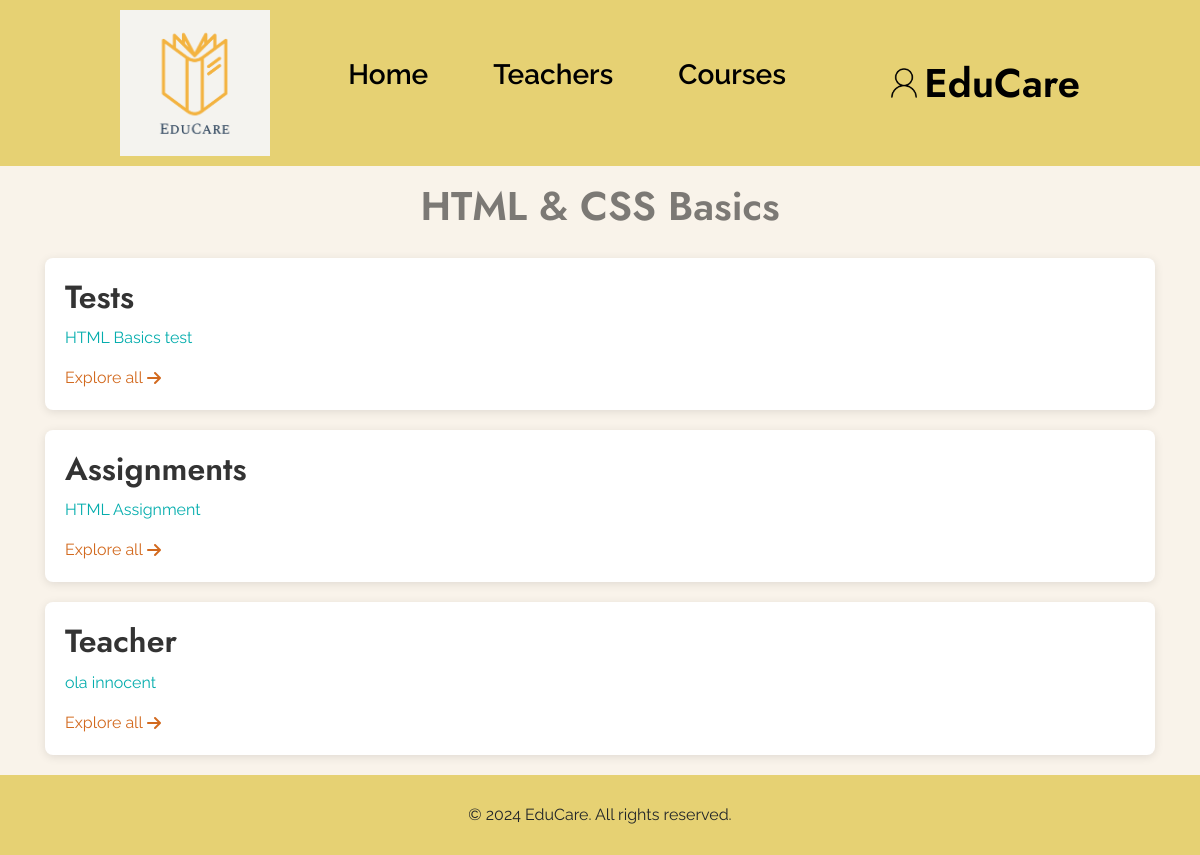
The app's page /user/userassiandtest.php?course_id=26 (signed in) with its own data.
### tables this page shows
CREATE TABLE `courses` (
  `id` int(11) NOT NULL,
  `course_title` varchar(255) NOT NULL,
  `course_desc` text NOT NULL,
  `cat_id` int(11) NOT NULL,
  `teacher_Id` int(11) NOT NULL
);

CREATE TABLE `tests` (
  `id` int(11) NOT NULL,
  `test_title` varchar(255) NOT NULL,
  `test_desc` varchar(255) NOT NULL,
  `test_file` text NOT NULL,
  `teacher_id` int(11) NOT NULL,
  `course_id` int(11) NOT NULL
);

CREATE TABLE `assignments` (
  `id` int(11) NOT NULL,
  `asgmt_title` varchar(255) NOT NULL,
  `asgmt_desc` text NOT NULL,
  `asgmt_file` text NOT NULL,
  `teacher_id` int(11) NOT NULL,
  `course_id` int(11) NOT NULL
);

CREATE TABLE `users` (
  `id` int(11) NOT NULL,
  `fname` varchar(255) NOT NULL,
  `lname` varchar(255) NOT NULL,
  `email` varchar(255) NOT NULL,
  `password` varchar(255) NOT NULL,
  `user_type` enum('admin','teacher','student') NOT NULL DEFAULT 'student',
  `bio` text DEFAULT NULL,
  `course_id` int(11) DEFAULT NULL
);

### user/userassiandtest.php (the view, shortened to what this page needs)
<?php
require_once '../core/database.php';
$course_id = $_GET['course_id'];
$getCourseTitle_Q = $con->query("SELECT `course_title` FROM `courses` WHERE `id`='$course_id'");
$getCourseTitle = mysqli_fetch_object($getCourseTitle_Q);
?>
<!DOCTYPE html>
<html lang="en">
<head>
    <?php include_once './includes/style_links.php'; ?>
    <link rel="stylesheet" href="style.css">
    <link rel="stylesheet" href="css/custom.min.css">
</head>
<body id="test-list-page">
    <?php include './includes/header.php'; ?>
    <div class="container">
        <div class="row">
            <div class="col-12 mt-3">
                <h1 class="text-center text-black-50"><?= $getCourseTitle->course_title ?></h1>
            </div>
        </div>
        <section id="tests">
            <h2>Tests</h2>
            <ul>
                <?php
                $con->next_result();
                $testAvailable = 0;
                $get_test_Q = $con->query("CALL `get_test_by_course_id`($course_id)");
                if (mysqli_num_rows($get_test_Q) > 0):
                    $testAvailable = 1;
                    while ($test_list = mysqli_fetch_object($get_test_Q)):
                ?>
                        <li><a href="#!" class="test_id" data-toggle="modal" data-target="#testInfo" data-id="<?= $test_list->test_id ?>"><?= $test_list->test_title ?></a></li>
                <?php endwhile;
                else:
                    echo '<li>No Test Available.</li>';
                endif;
                $con->next_result(); ?>
            </ul>
            <?php if ($testAvailable == 1): ?>
                <a class="d-flex align-items-center" href="testcontent.html">Explore all&nbsp;<i class="fas fa-arrow-right"></i></a>
            <?php endif; ?>
        </section>
        <section id="assignments">
            <h2>Assignments</h2>
            <ul>
                <?php
                $asgmtAvailable = 0;
                $get_asgmt_Q = $con->query("CALL `get_asgmt_by_course_id`($course_id)");
                if (mysqli_num_rows($get_asgmt_Q) > 0):
                    $asgmtAvailable = 1;
                    while ($asgmt_list = mysqli_fetch_object($get_asgmt_Q)):
                ?>
                        <li><a href="#!" class="asgmt_id" data-toggle="modal" data-target="#testInfo" data-id="<?= $asgmt_list->asgmt_id ?>"><?= $asgmt_list->asgmt_title ?></a></li>
                <?php endwhile;
                else:
                    echo '<li>No Assignment Available.</li>';
                endif;
                $con->next_result(); ?>
            </ul>
            <?php if ($asgmtAvailable == 1): ?>
                <a class="d-flex align-items-center" href="assicontent.html">Explore all&nbsp;<i class="fas fa-arrow-right"></i></a>
            <?php endif; ?>
        </section>
        <section id="teachers">
            <h2>Teacher</h2>
            <ul>
                <?php
                $teacherAvailable = 0;
                $get_teacher_Q = $con->query("CALL `get_teachers_by_course_id`($course_id)");
                if (mysqli_num_rows($get_teacher_Q) > 0):
                    $teacherAvailable = 1;
                    while ($teacher_list = mysqli_fetch_object($get_teacher_Q)):
                ?>
                        <li><a href="#!" class="teacher_id" data-id="<?= $teacher_list->teacher_id ?>"><?= $teacher_list->fname . ' ' . $teacher_list->lname ?></a></li>
                <?php endwhile;
                else:
                    echo '<li>No Test Available.</li>';
                endif;
                $con->next_result(); ?>
            </ul>
            <?php if ($teacherAvailable == 1): ?>
                <a class="d-flex align-items-center" href="Teachcontent.php">Explore all&nbsp;<i class="fas fa-arrow-right"></i></a>
            <?php endif; ?>
        </section>
    </div>
    <?php include './includes/footer.php'; ?>
</body>
</html>

### user/style.css (style rules this page uses)
* { margin: 0; padding: 0; font-family: "Poppins", sans-serif; box-sizing: border-box; }
body { background-color: rgb(249, 243, 234); }

### records on screen
courses: course_title "HTML & CSS Basics"
tests: test_title "HTML Basics test"
assignments: asgmt_title "HTML Assignment"
users: fname "ola", lname "innocent"
